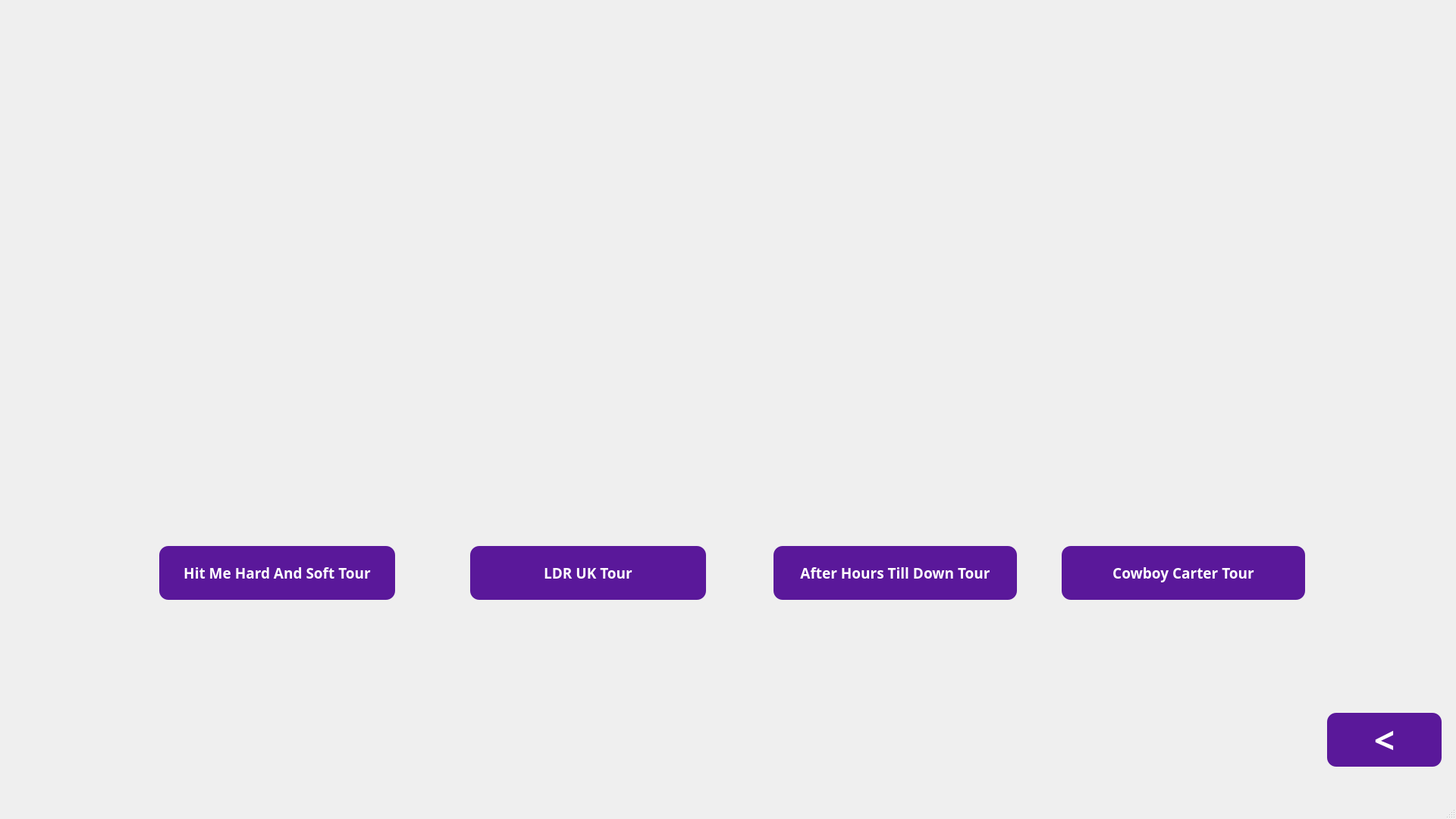
<?xml version="1.0" encoding="UTF-8"?>
<ui version="4.0">
 <class>InventoryPage</class>
 <widget class="QMainWindow" name="InventoryPage">
  <property name="geometry">
   <rect>
    <x>0</x>
    <y>0</y>
    <width>1920</width>
    <height>1080</height>
   </rect>
  </property>
  <property name="minimumSize">
   <size>
    <width>1920</width>
    <height>1080</height>
   </size>
  </property>
  <property name="maximumSize">
   <size>
    <width>1920</width>
    <height>1080</height>
   </size>
  </property>
  <property name="windowTitle">
   <string>MainWindow</string>
  </property>
  <widget class="QWidget" name="centralwidget">
   <widget class="QLabel" name="label">
    <property name="geometry">
     <rect>
      <x>0</x>
      <y>0</y>
      <width>1920</width>
      <height>1080</height>
     </rect>
    </property>
    <property name="sizePolicy">
     <sizepolicy hsizetype="Preferred" vsizetype="Preferred">
      <horstretch>0</horstretch>
      <verstretch>0</verstretch>
     </sizepolicy>
    </property>
    <property name="minimumSize">
     <size>
      <width>1920</width>
      <height>1080</height>
     </size>
    </property>
    <property name="maximumSize">
     <size>
      <width>1920</width>
      <height>1080</height>
     </size>
    </property>
    <property name="text">
     <string/>
    </property>
    <property name="pixmap">
     <pixmap>BookPagePic.png</pixmap>
    </property>
   </widget>
   <widget class="QPushButton" name="BTTBackBtn">
    <property name="geometry">
     <rect>
      <x>1750</x>
      <y>940</y>
      <width>151</width>
      <height>71</height>
     </rect>
    </property>
    <property name="font">
     <font>
      <family>Rockwell</family>
      <pointsize>36</pointsize>
      <weight>75</weight>
      <bold>true</bold>
     </font>
    </property>
    <property name="styleSheet">
     <string notr="true">
    background-color: #5A189A;
    color: white;
    border-radius: 12px;
    padding: 6px 12px;
    font-weight: bold;

</string>
    </property>
    <property name="text">
     <string>&lt;</string>
    </property>
   </widget>
   <widget class="QPushButton" name="HMHASbtn">
    <property name="geometry">
     <rect>
      <x>210</x>
      <y>720</y>
      <width>311</width>
      <height>71</height>
     </rect>
    </property>
    <property name="font">
     <font>
      <family>Rockwell</family>
      <pointsize>14</pointsize>
      <weight>75</weight>
      <bold>true</bold>
     </font>
    </property>
    <property name="styleSheet">
     <string notr="true">
    background-color: #5A189A;
    color: white;
    border-radius: 12px;
    padding: 6px 12px;
    font-weight: bold;

</string>
    </property>
    <property name="text">
     <string>Hit Me Hard And Soft Tour</string>
    </property>
   </widget>
   <widget class="QPushButton" name="LDRUKBtn">
    <property name="geometry">
     <rect>
      <x>620</x>
      <y>720</y>
      <width>311</width>
      <height>71</height>
     </rect>
    </property>
    <property name="font">
     <font>
      <family>Rockwell</family>
      <pointsize>14</pointsize>
      <weight>75</weight>
      <bold>true</bold>
     </font>
    </property>
    <property name="styleSheet">
     <string notr="true">
    background-color: #5A189A;
    color: white;
    border-radius: 12px;
    padding: 6px 12px;
    font-weight: bold;

</string>
    </property>
    <property name="text">
     <string>LDR UK Tour</string>
    </property>
   </widget>
   <widget class="QPushButton" name="AHTDBtn">
    <property name="geometry">
     <rect>
      <x>1020</x>
      <y>720</y>
      <width>321</width>
      <height>71</height>
     </rect>
    </property>
    <property name="font">
     <font>
      <family>Rockwell</family>
      <pointsize>14</pointsize>
      <weight>75</weight>
      <bold>true</bold>
     </font>
    </property>
    <property name="styleSheet">
     <string notr="true">
    background-color: #5A189A;
    color: white;
    border-radius: 12px;
    padding: 6px 12px;
    font-weight: bold;

</string>
    </property>
    <property name="text">
     <string>After Hours Till Down Tour</string>
    </property>
   </widget>
   <widget class="QPushButton" name="CCBtn">
    <property name="geometry">
     <rect>
      <x>1400</x>
      <y>720</y>
      <width>321</width>
      <height>71</height>
     </rect>
    </property>
    <property name="font">
     <font>
      <family>Rockwell</family>
      <pointsize>14</pointsize>
      <weight>75</weight>
      <bold>true</bold>
     </font>
    </property>
    <property name="styleSheet">
     <string notr="true">
    background-color: #5A189A;
    color: white;
    border-radius: 12px;
    padding: 6px 12px;
    font-weight: bold;

</string>
    </property>
    <property name="text">
     <string>Cowboy Carter Tour</string>
    </property>
   </widget>
  </widget>
  <widget class="QMenuBar" name="menubar">
   <property name="geometry">
    <rect>
     <x>0</x>
     <y>0</y>
     <width>1920</width>
     <height>26</height>
    </rect>
   </property>
  </widget>
  <widget class="QStatusBar" name="statusbar"/>
 </widget>
 <resources/>
 <connections/>
</ui>
